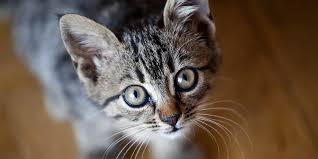
#> input picture python/opencv/cat.jpeg, 318 x 159 px
$ python flip.py --image cat.jpeg
#> lines starting #> are read from the running program, lines starting #| are printed output that depends on the picture
import cv2
import argparse

#This is parsing the image
# fetching the arguments and save in dictionary
ap = argparse.ArgumentParser() #parse command line arguments
ap.add_argument("-i", "--image", required = True, help="Path to the image") #pass image from command line labelled as argument "-image"
args = vars(ap.parse_args()) #parse the arguments and store them in a dictionary

# loading and converting the image into numpy array
# printing the corresponding values
image = cv2.imread(args["image"])
#> image is the input picture: shape (159, 318, 3); mean B, G, R 75.4, 88.7, 105

#Flipping the image
#None flip i.e original
#showing
cv2.imshow("This is original of the image", image)
#showtime
cv2.waitKey(0)

#Flipping the image
#flip vertically i.e around x-axis
flipped = cv2.flip(image, 0) #0 flip vertically i.e around x-axis
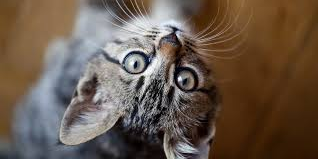
#> flipped: shape (159, 318, 3); mean B, G, R 75.4, 88.7, 105
#showing
cv2.imshow("This is Flipping vertically of the image", flipped)
#showtime
cv2.waitKey(0)

#Flipping the image
#flip horizontally i.e around y-axis
flipped = cv2.flip(image, 1) #1 flip horizontally i.e around y-axis
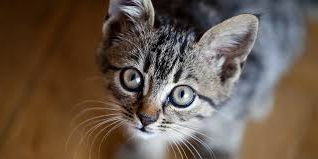
#> flipped: shape (159, 318, 3); mean B, G, R 75.4, 88.7, 105
#showing
cv2.imshow("This is Flipping horizontally of the image", flipped)
#showtime
cv2.waitKey(0)

#Flipping the image
#flip both side i.e around x-axis and y-axis
flipped = cv2.flip(image, -1) #-1 flip vertically i.e around x-axis and y-axis
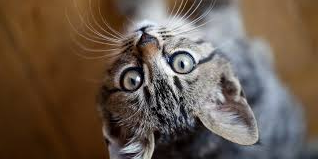
#> flipped: shape (159, 318, 3); mean B, G, R 75.4, 88.7, 105
#showing
cv2.imshow("This is Flipping both sides of the image", flipped)
#showtime
cv2.waitKey(0)

$ run again, on python/opencv/cing.jpg
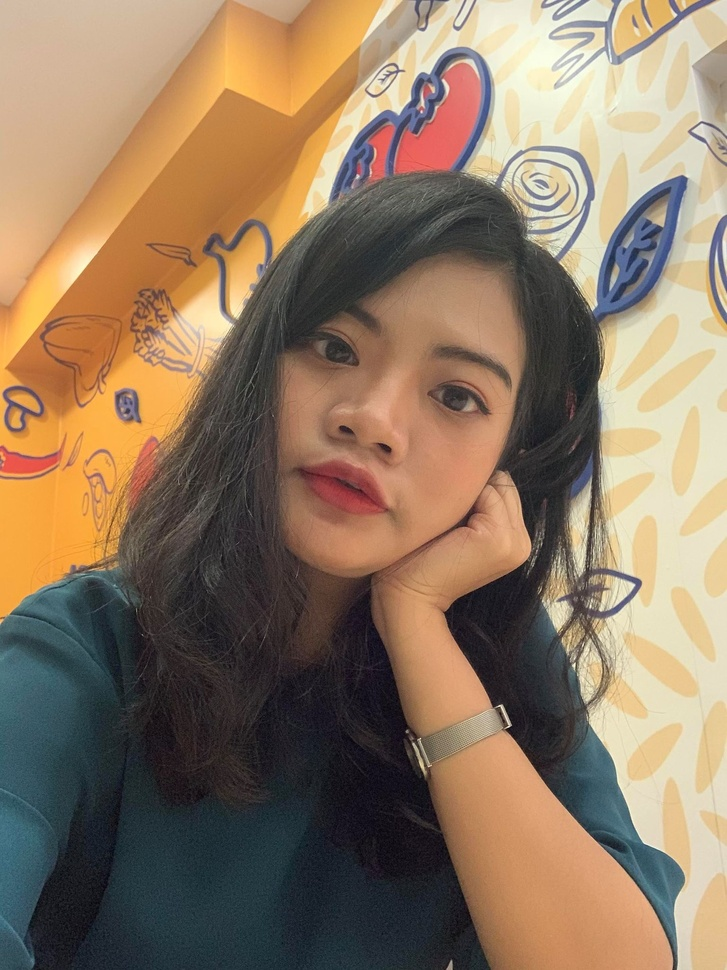
#> input picture python/opencv/cing.jpg, 727 x 970 px, shrunk from 1536 x 2048 before the run
#> image is the input picture: shape (970, 727, 3); mean B, G, R 98, 120.7, 142.9
#> `flipped = cv2.flip(image, 1)`:
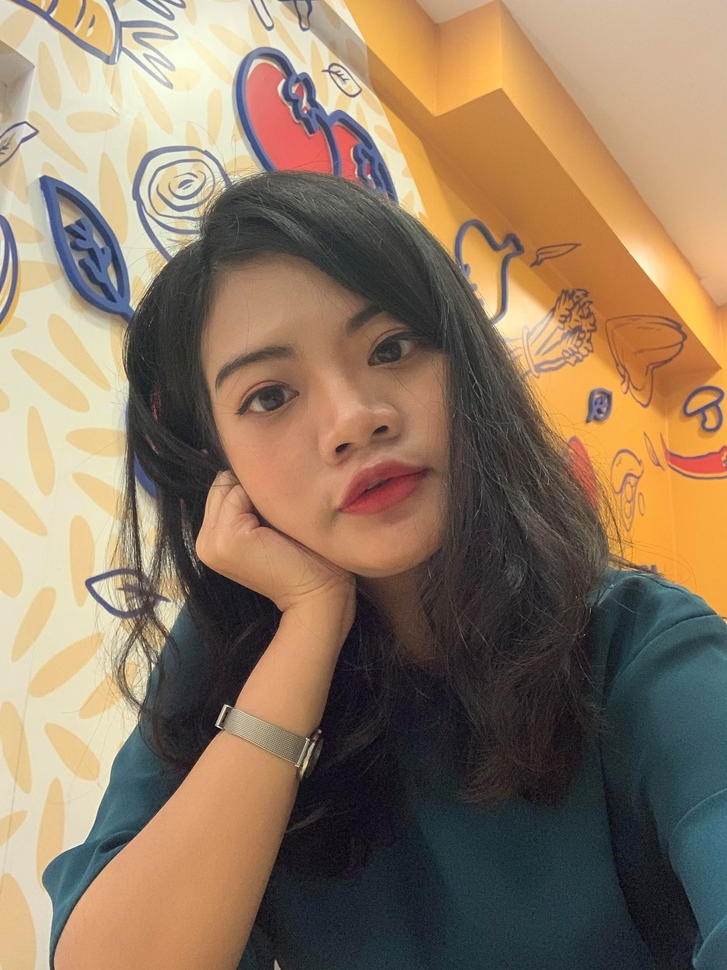
#> flipped: shape (970, 727, 3); mean B, G, R 98, 120.7, 142.9
#> `flipped = cv2.flip(image, -1)`:
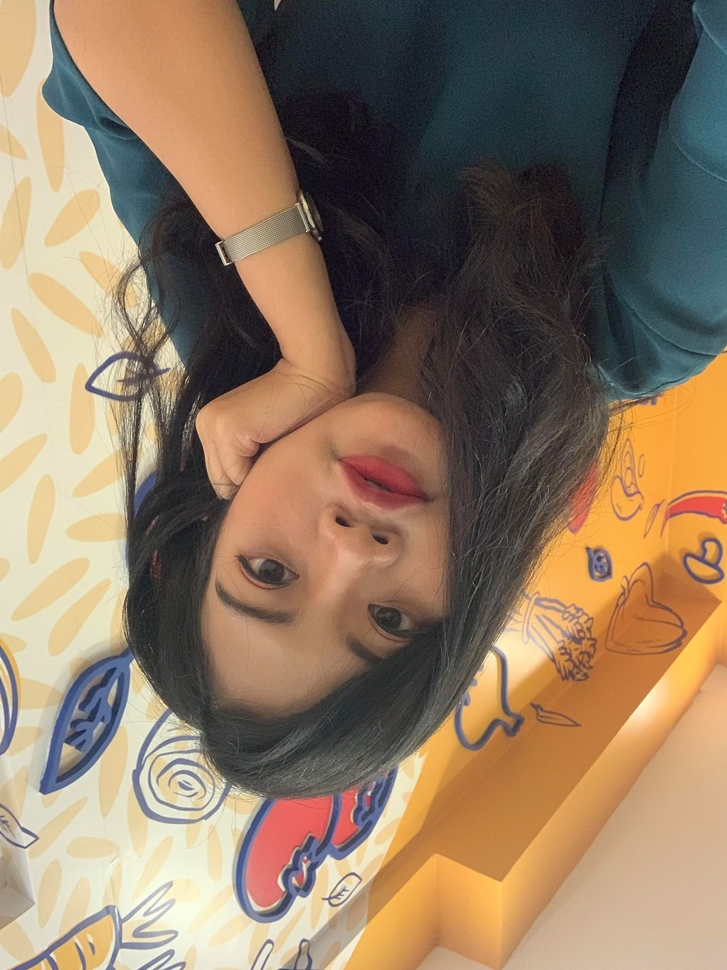
#> flipped: shape (970, 727, 3); mean B, G, R 98, 120.7, 142.9

$ run again, on python/opencv/cing1.png
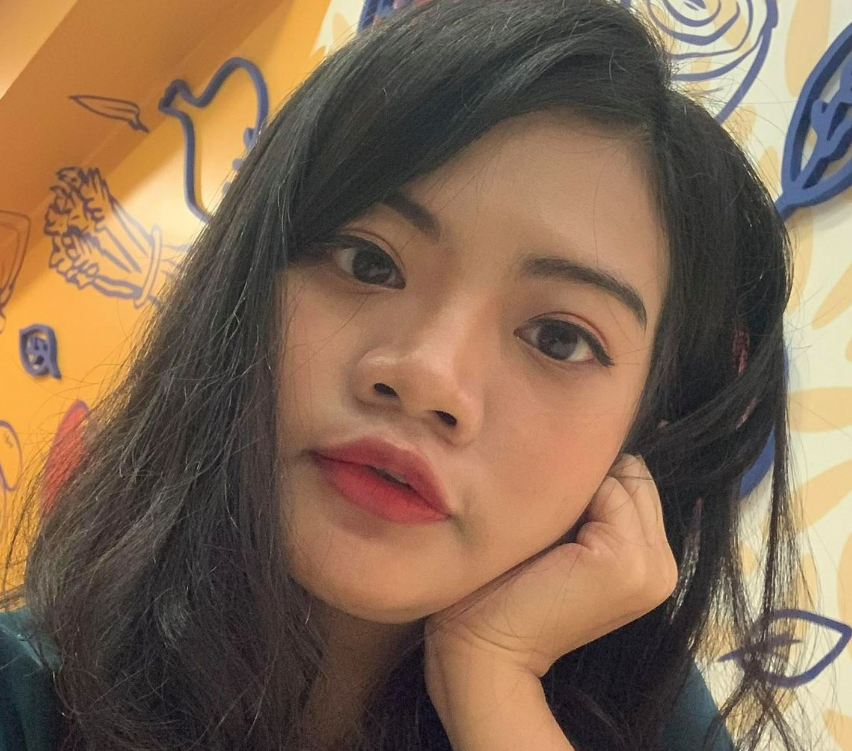
#> input picture python/opencv/cing1.png, 852 x 751 px
#> image is the input picture: shape (751, 852, 3); mean B, G, R 82.8, 105.2, 130.9
#> `flipped = cv2.flip(image, 1)`:
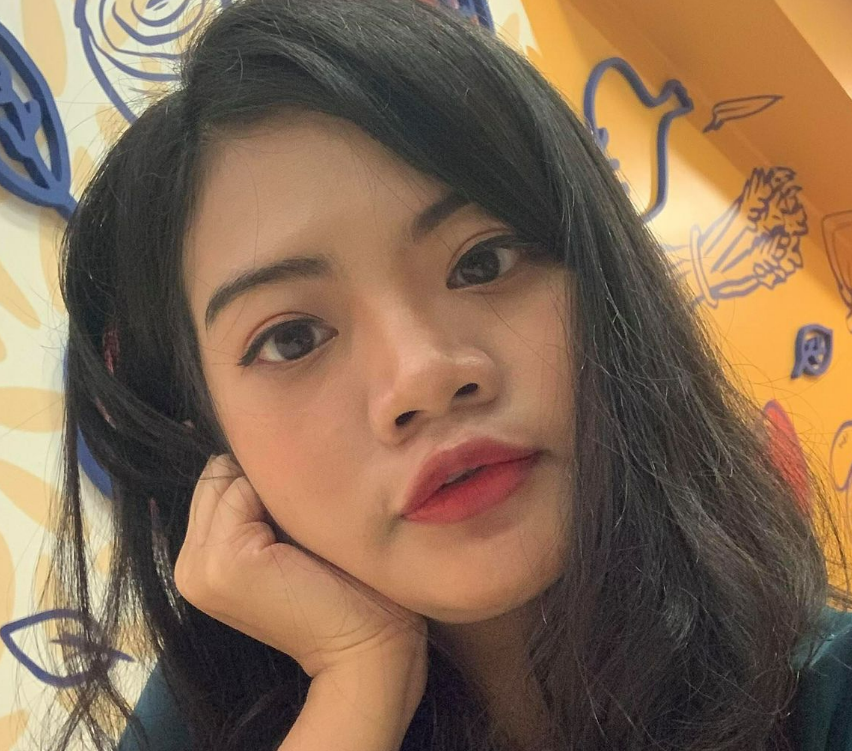
#> flipped: shape (751, 852, 3); mean B, G, R 82.8, 105.2, 130.9
#> `flipped = cv2.flip(image, -1)`:
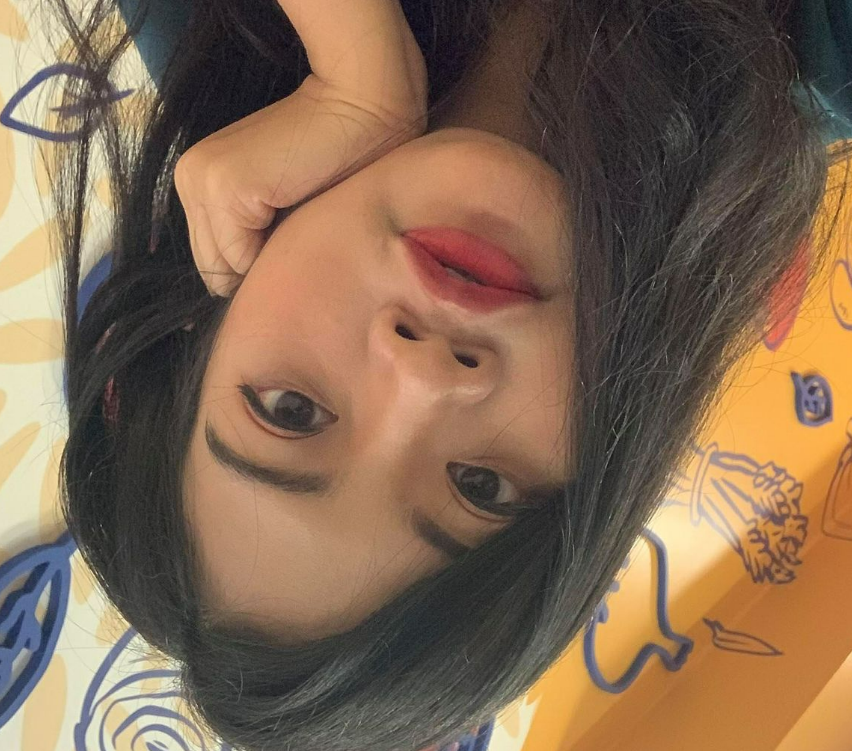
#> flipped: shape (751, 852, 3); mean B, G, R 82.8, 105.2, 130.9
